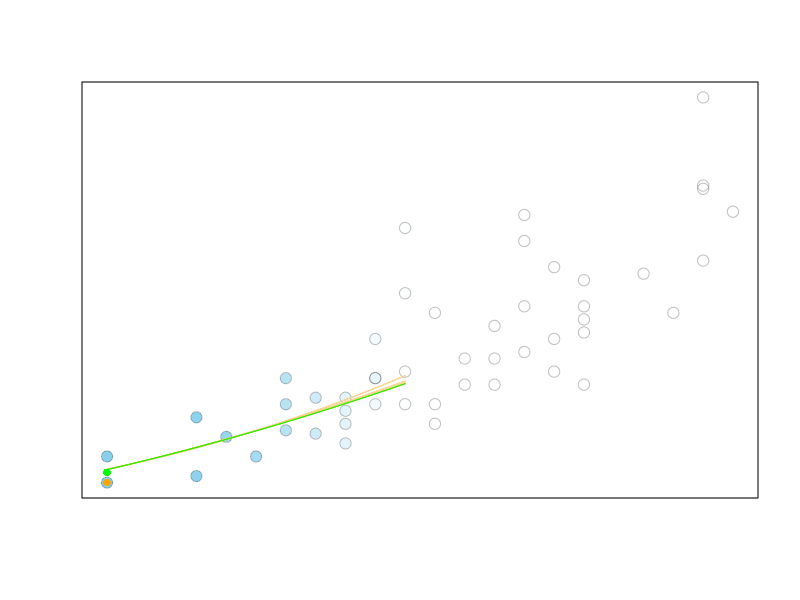
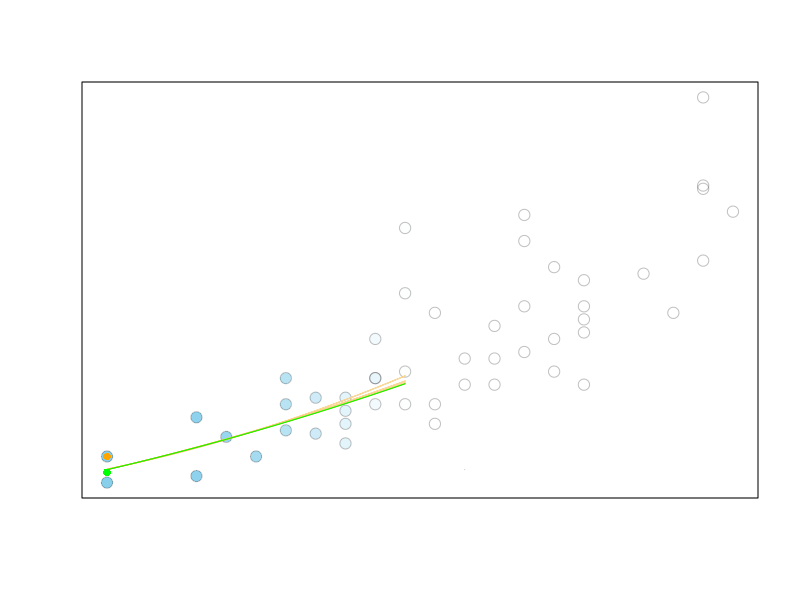
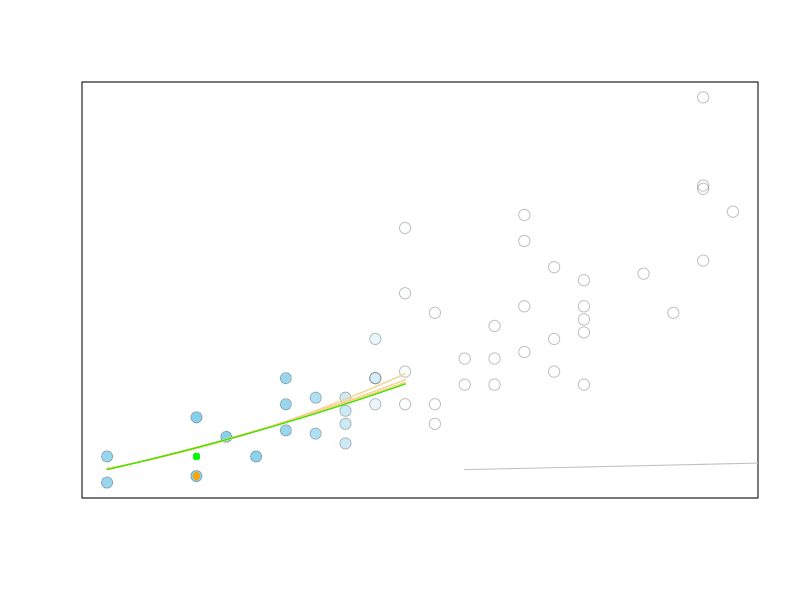
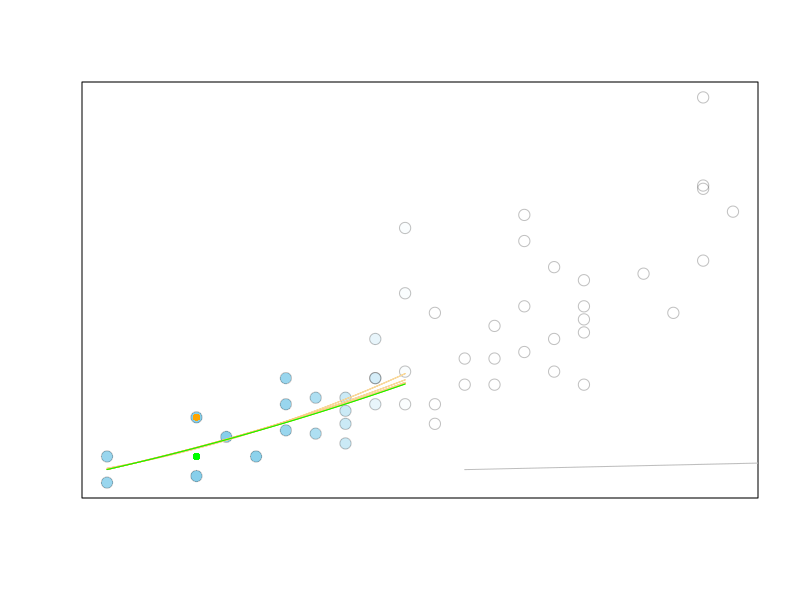
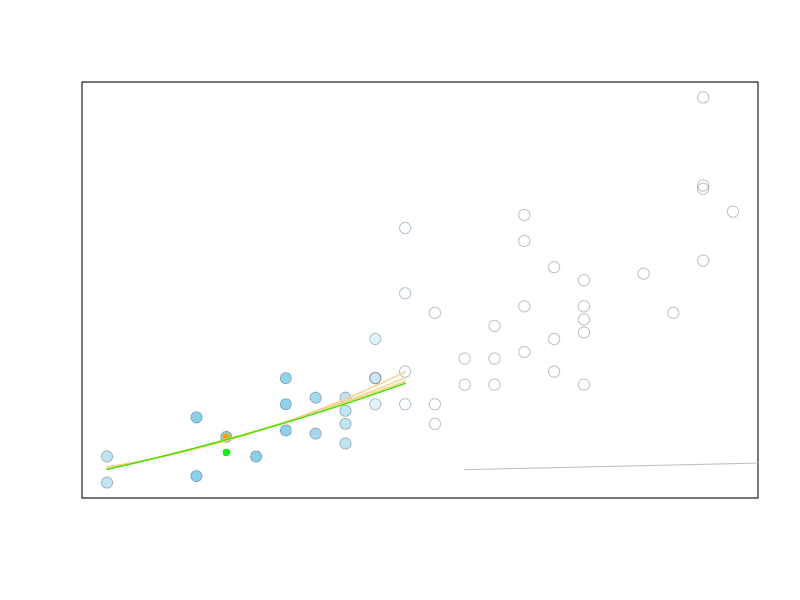
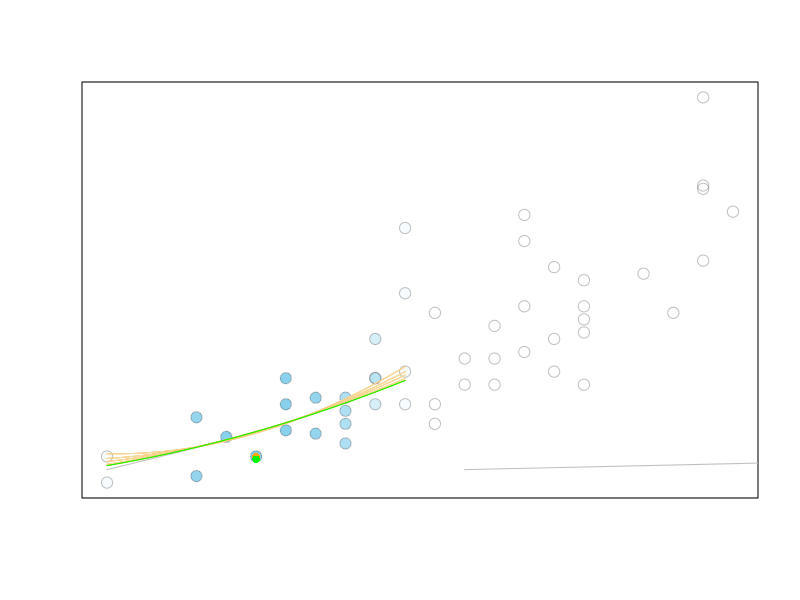
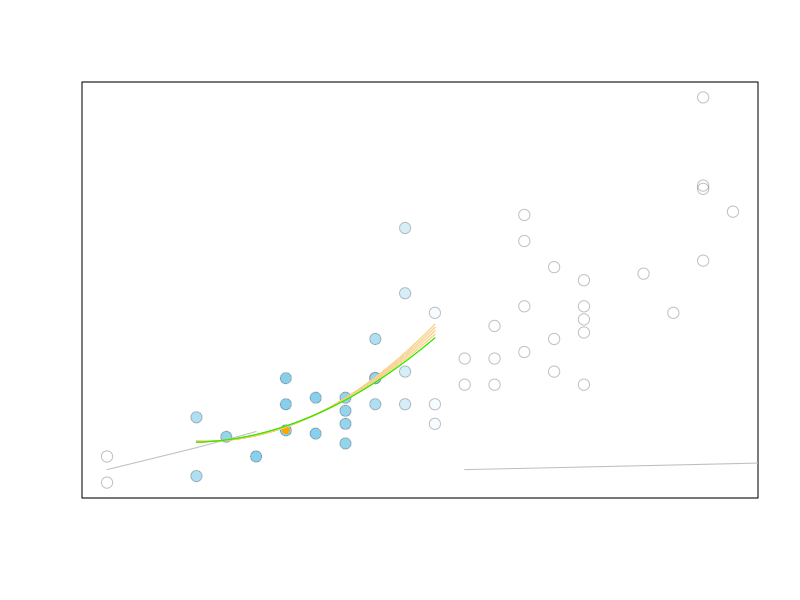
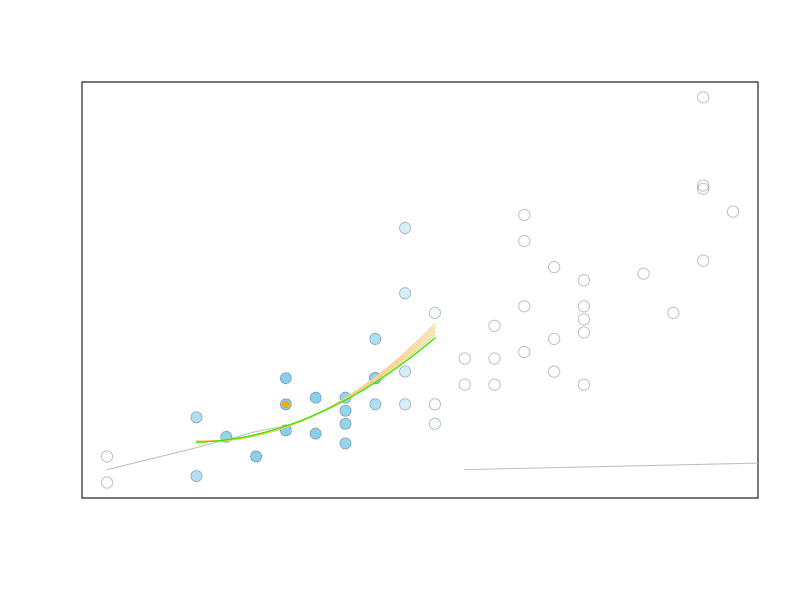

Write R code to recreate these figures, in order.
# Get some data for X and Y
X <- cars$speed
Y <- cars$dist

# Ensure the data has no missing values in any of the X,Y pairs
keep <- which(!is.na(X) & !is.na(Y))
X <- X[keep]
Y <- Y[keep]

# Decide on the fraction of points to use for the local regressions
f <- 1/2

# Identify the total sample size and sample size corresponding to f
n <- length(X) #total sample size
nn <- floor(n*f) #number of dots corresponding to percentage f

# Create storage for the lowess fitted-values
lfit <- rep(NA,n)

# Begin the for loop to compute lowess fitted-values
for (xc in 1:n){ #let each dot be the center dot, one at a time
  xdists <- X - X[xc]  #compute distance from all X-values to center dot x-value
  r <- sort(abs(xdists))[nn] #locate the nn"th" largest x-distance from center x-value
  xdists.nbrhd <- which(abs(xdists) < r) #identify x-values within the neighborhood
  w <- rep(0, length(xdists)) #initialize the weights for all x-values at 0
  w[xdists.nbrhd] <- (1 - abs(xdists[xdists.nbrhd]/r)^3)^3 #tri-cubic weight function 
  plot(Y ~ X, pch=21, bg=rgb(.53,.81,.92, w), #color dots by their weights
       col=rgb(.2,.2,.2,.3), cex=1.5, yaxt='n', xaxt='n', xlab="", ylab="")
  points(Y[xc] ~ X[xc], pch=16, col="orange") #add center dot to plot
  lmc <- lm(Y ~ X + I(X^2), weights=w) #run weighted regression
  curve(lmc$coef[1] + lmc$coef[2]*x + lmc$coef[3]*x^2, #draw line on neighborhood using from and to
        from=min(X[xdists.nbrhd]), to=max(X[xdists.nbrhd]), col="orange", add=TRUE)
  lines(lfit[1:xc] ~ X[1:xc], col="gray") #add lowess line up to current center dot
  
  #lines(lowess(X,Y), col=rgb(0.698,0.133,0.133,.2))
  cat("\n\n")
  readline(prompt=paste0("Center point is point #", xc, "... Press [enter] to continue..."))
  
  
  MADnotThereYet <- TRUE
  count <- 0
  while(MADnotThereYet){ #while loop will continue until "MadnotThereYet" becomes false
    
    readline(prompt=paste0("\n   Adjusting line to account for outliers in the y-direction... Press [enter] to continue..."))   
    
    # overwrite current regression to lighter color if new regression still needed:
    curve(lmc$coef[1] + lmc$coef[2]*x + lmc$coef[3]*x^2, from=min(X[xdists.nbrhd]), to=max(X[xdists.nbrhd]), col="wheat", add=TRUE)
    
    # update the weights
    MAD <- median(abs(lmc$res))
    resm <- lmc$res/(6*MAD)
    resm[resm>1] <- 1
    bisq <- (1-resm^2)^2
    w <- w*bisq
    obs <- coef(lmc)
    lmc <- lm(Y ~ X + I(X^2), weights=w)
    
    curve(lmc$coef[1] + lmc$coef[2]*x + lmc$coef[3]*x^2, from=min(X[xdists.nbrhd]), to=max(X[xdists.nbrhd]), col="orange", add=TRUE)
    
    #stopping criterion for the weighted regressions in y-direction
    count <- count + 1
    if ( (sum(abs(obs-lmc$coef))<.1) | (count > 3))
      MADnotThereYet <- FALSE
    
  }
  
  ########
  curve(lmc$coef[1] + lmc$coef[2]*x + lmc$coef[3]*x^2, from=min(X[xdists.nbrhd]), to=max(X[xdists.nbrhd]), col="green", add=TRUE)
  points(lmc$coef[1] + lmc$coef[2]*X[xc] ~ X[xc], pch=16, col="green")
  ########
  
  readline(prompt=paste0("\n   Use final line to get fitted value for this point... Press [enter] to continue to next point..."))
  
  lfit[xc] <- predict(lmc, data.frame(X=X[xc]))
  lines(lfit[1:xc] ~ I(X[1:xc]^2), col="gray")
  
  
  if (xc == n){
    readline(prompt=paste0("\n  Press [enter] to see actual Lowess curve..."))
    lines(lowess(X,Y, f=f), col="firebrick")
    legend("topleft", bty="n", legend="Actual lowess Curve using lowess(...)", col="firebrick", lty=1)
  }
  
  
}
